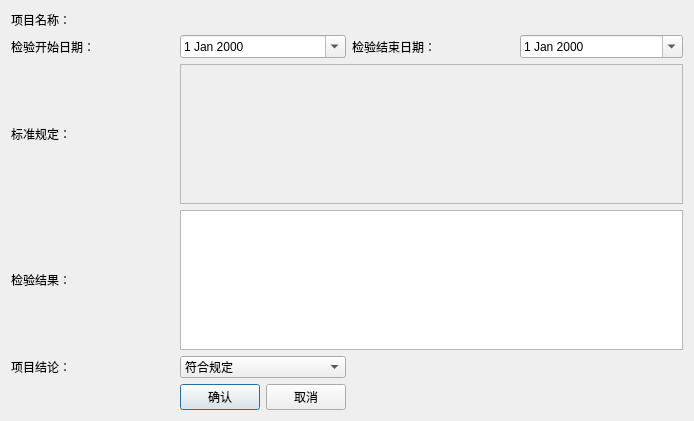
<?xml version="1.0" encoding="UTF-8"?>
<ui version="4.0">
 <class>Dialog</class>
 <widget class="QDialog" name="Dialog">
  <property name="geometry">
   <rect>
    <x>0</x>
    <y>0</y>
    <width>694</width>
    <height>421</height>
   </rect>
  </property>
  <property name="windowTitle">
   <string>编辑检验结果</string>
  </property>
  <layout class="QGridLayout" name="gridLayout">
   <item row="1" column="1">
    <widget class="QDateEdit" name="dateEdit_startdate">
     <property name="calendarPopup">
      <bool>true</bool>
     </property>
    </widget>
   </item>
   <item row="1" column="2">
    <widget class="QLabel" name="label_7">
     <property name="text">
      <string>检验结束日期：</string>
     </property>
    </widget>
   </item>
   <item row="1" column="0">
    <widget class="QLabel" name="label_5">
     <property name="text">
      <string>检验开始日期：</string>
     </property>
    </widget>
   </item>
   <item row="1" column="3">
    <widget class="QDateEdit" name="dateEdit_enddate">
     <property name="calendarPopup">
      <bool>true</bool>
     </property>
    </widget>
   </item>
   <item row="5" column="1">
    <layout class="QHBoxLayout" name="horizontalLayout">
     <item>
      <widget class="QPushButton" name="pushButton_accept">
       <property name="text">
        <string>确认</string>
       </property>
      </widget>
     </item>
     <item>
      <widget class="QPushButton" name="pushButton_cancel">
       <property name="text">
        <string>取消</string>
       </property>
      </widget>
     </item>
    </layout>
   </item>
   <item row="0" column="0">
    <widget class="QLabel" name="label">
     <property name="text">
      <string>项目名称：</string>
     </property>
    </widget>
   </item>
   <item row="0" column="1">
    <widget class="QLabel" name="label_itemname">
     <property name="text">
      <string/>
     </property>
    </widget>
   </item>
   <item row="2" column="0">
    <widget class="QLabel" name="label_2">
     <property name="text">
      <string>标准规定：</string>
     </property>
    </widget>
   </item>
   <item row="3" column="0">
    <widget class="QLabel" name="label_3">
     <property name="text">
      <string>检验结果：</string>
     </property>
    </widget>
   </item>
   <item row="3" column="1" colspan="3">
    <widget class="QTextEdit" name="textEdit_labvalue">
     <property name="sizeAdjustPolicy">
      <enum>QAbstractScrollArea::AdjustIgnored</enum>
     </property>
    </widget>
   </item>
   <item row="2" column="1" colspan="3">
    <widget class="QTextEdit" name="textEdit_referencevalue">
     <property name="enabled">
      <bool>false</bool>
     </property>
    </widget>
   </item>
   <item row="4" column="0">
    <widget class="QLabel" name="label_8">
     <property name="text">
      <string>项目结论：</string>
     </property>
    </widget>
   </item>
   <item row="4" column="1">
    <widget class="QComboBox" name="comboBox_result">
     <item>
      <property name="text">
       <string>符合规定</string>
      </property>
     </item>
     <item>
      <property name="text">
       <string>不符合规定</string>
      </property>
     </item>
    </widget>
   </item>
  </layout>
 </widget>
 <resources/>
 <connections/>
</ui>
